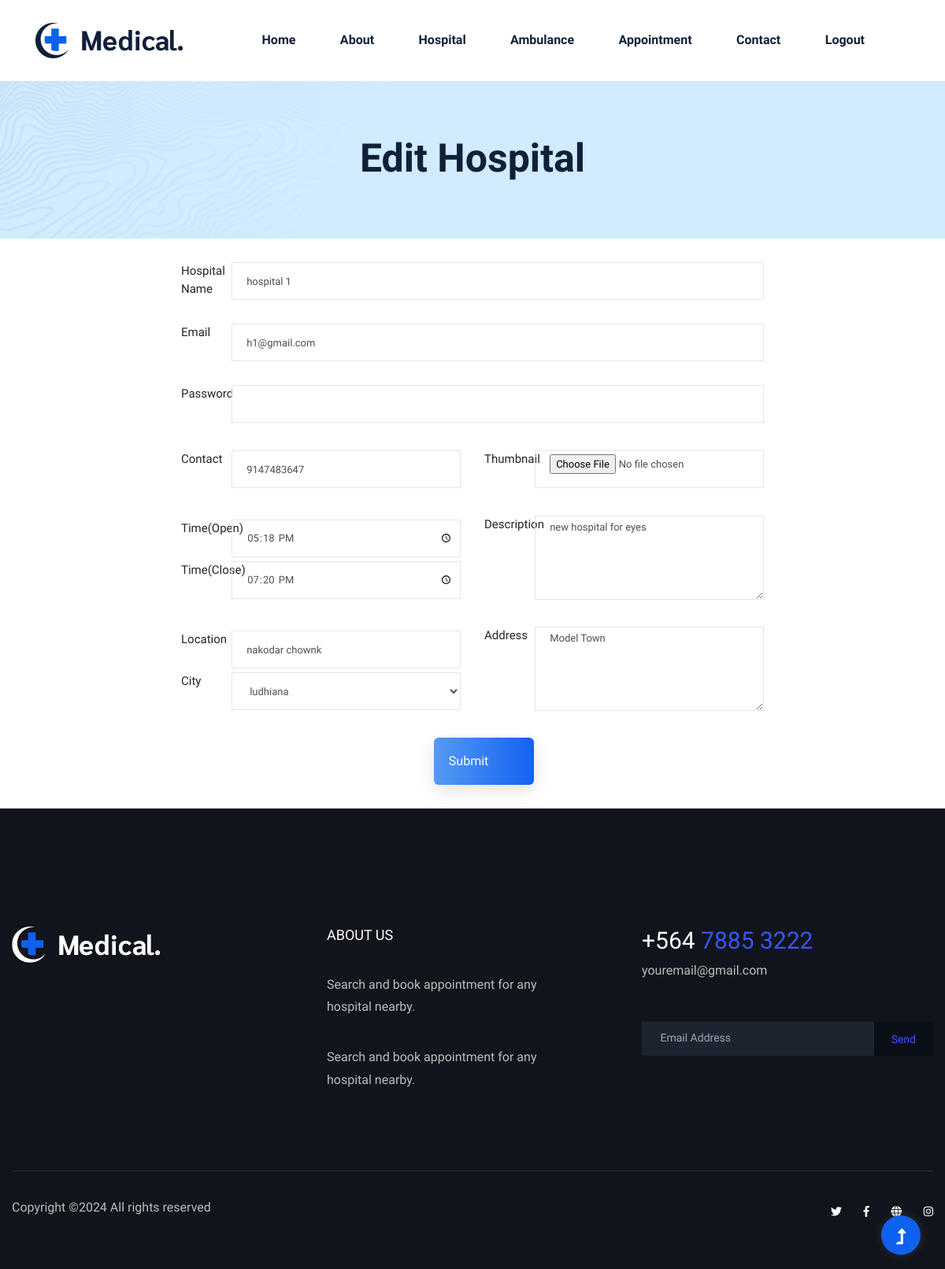
Screenshot of /edit_hospital.php?id=1 (signed in) with the database file from the repository.
### tables this page shows
CREATE TABLE `hospital` (
  `id` int(5) NOT NULL,
  `hospital_name` varchar(250) NOT NULL,
  `email` varchar(250) NOT NULL,
  `password` varchar(250) NOT NULL,
  `contact` bigint(50) NOT NULL,
  `thumbnail` varchar(250) NOT NULL,
  `opentiming` time NOT NULL,
  `closetime` time NOT NULL,
  `description` longtext NOT NULL,
  `location` varchar(255) NOT NULL,
  `city` varchar(250) NOT NULL,
  `address` longtext NOT NULL,
  `status` varchar(50) NOT NULL DEFAULT 'Active',
  `created_at` timestamp NOT NULL DEFAULT current_timestamp()
);

### edit_hospital.php (the view, shortened to what this page needs)
<?php
if(isset($_REQUEST['id'])){
    $id=$_REQUEST['id'];
    include('config.php');
    $query="SELECT * from `hospital` where `id`='$id'";
    $res=mysqli_query($conn,$query);
    $data=mysqli_fetch_array($res);
}
?>
<?php
include('header.php');
?>
<div class="slider-area2">
        <div class="slider-height2 d-flex align-items-center">
            <div class="container">
                <div class="row">
                <div class="col-xl-12">
                    <div class="hero-cap hero-cap2 text-center">
                        <h2>Edit hospital</h2>
                    </div>
                </div>
                </div>
            </div>
        </div>
    </div>
<div class="container-fluid">
    <div class="row contact-form pt-lg-5">
        <div class="col-md-2 "></div>
        <div class="col-md-8 wthree-form-left px-lg-5 mt-lg-0 mt-5">
            <form method="post" class="form-contact contact_formt" enctype="multipart/form-data">
                <div class="row form-group">
                    <div class="col-md-1 font2">
                       Hospital Name
                    </div>
                    <div class="col-md-11">
                        <input type="text" name="name" class="form-control" value="<?php echo $data['hospital_name']?>" required>
                    </div>
                </div>
                <div class="row form-group">
                    <div class="col-md-1 font2">
                        Email
                    </div>
                    <div class="col-md-11 ">
                        <input type="email" name="email" class="form-control" value="<?php echo $data['email']?>"required>
                    </div>
                </div>
                <div class="row form-group">
                    <div class="col-md-1 font2">
                        Password
                    </div>
                    <div class="col-md-11">
                    <input type="password" name="password" class="form-control" required>
                    </div>
                </div>
                <div class="row form-group">
                    <div class="col-md-6">
                        <div class="row my-2">
                            <div class="col-md-2 font2">
                                Contact
                            </div>
                            <div class="col-md-10">
                                <input type="number" min="0" name="contact" required class="form-control" value="<?php echo $data['contact']?>">
                            </div>
                        </div>
                    </div>
                    <div class="col-md-6">
                        <div class="row my-2">
                            <div class="col-md-2 font2">
                                Thumbnail
                            </div>
                            <div class="col-md-10">
                                <input type="file" name="thumbnail" class="form-control">
                            </div>
                        </div>
                    </div>
                </div>
                <div class="row form-group">
                    <div class="col-md-6">
                        <div class="row my-2">
                            <div class="col-md-2 font2">
                                Time(Open)
                            </div>
                            <div class="col-md-10">
                                <input type="time" name="open"  required class="form-control" value="<?php echo $data['opentiming']?>">
                            </div>
                        </div>
                        <div class="row my-2">
                            <div class="col-md-2 font2">
                               Time(Close)
                            </div>
                            <div class="col-md-10">
                                <input type="time" name="close" required class="form-control" value="<?php echo $data['closetime']?>">
                            </div>
                        </div>
                    </div>
                    <div class="col-md-6">
                        <div class="row">
                            <div class="col-md-2 font2">
                                Description
                            </div>
                            <div class="col-md-10">
                                <textarea name="description" rows="5" class="form-control"><?php echo $data['description']?></textarea>
                            </div>
                        </div>
                    </div>
                </div>
                <div class="row form-group">
                    <div class="col-md-6">
                        <div class="row my-2">
                            <div class="col-md-2 font2">
                                Location
                            </div>
                            <div class="col-md-10">
                                <input type="text" name="location" required class="form-control" value="<?php echo $data['location']?>">
                            </div>
                        </div>
                        <div class="row my-2">
                            <div class="col-md-2 font2">
                                City
                            </div>
                            <div class="col-md-10">
                                <select name="city" required class="form-control">
                                    <?php
                                        $q="SELECT * from `city`";
                                        include('config.php');
                                        $r=mysqli_query($conn,$q);
                                        while($d=mysqli_fetch_array($r)){
                                            ?>
                                            <option
                                            <?php
                                            if($data['city']=$d['city_name']){
                                                ?>
                                                selected
                                                <?php
                                            }
                                            ?>
                                            ><?php echo $d['city_name']?></option>
                                            <?php
                                        }
                                    ?>
                                </select>
                            </div>
                        </div>
                    </div>
                    <div class="col-md-6">
                        <div class="row">
                            <div class="col-md-2 font2">
                                Address
                            </div>
                            <div class="col-md-10">
                                <textarea name="address" rows="5" required class="form-control"><?php echo $data['address']?></textarea>
                            </div>
                        </div>
                    </div>
                </div>
                <div class="row form-group">
                    <div class="col-md-5"></div>
                    <div class="col-md-4">
                        <button type="submit" class="btn btn-primary" name="submit"> Submit</button>
                    </div>
                </div>
            </form>
        </div>
    </div>
</div>
<?php
include('footer.php');
?>

### style1.css (style rules this page uses)
.font2 { font-weight:450; font-size: 15px; }

### rows the page displays
hospital: name "hospital 1", email "h1@gmail.com", contact "9147483647", open "17:18:00", close "19:20:00", description "new hospital for eyes", location "nakodar chownk", address "Model Town"

### other values shown
form field city "ludhiana"
